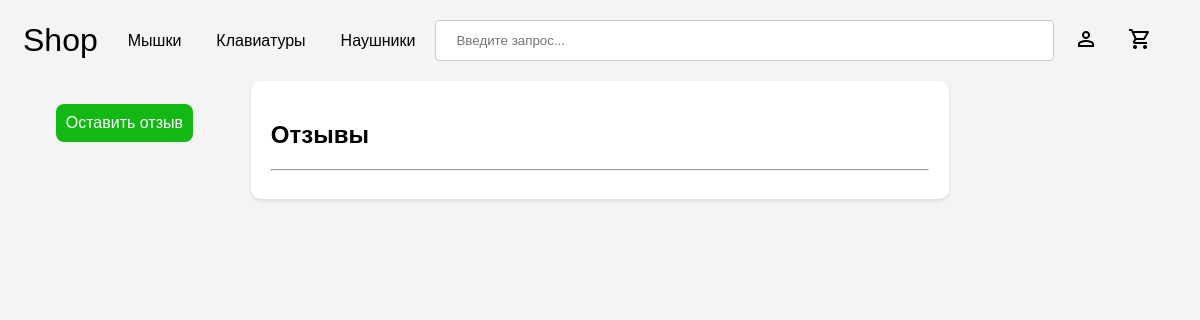
Before: /reviews/42 with the older database file.
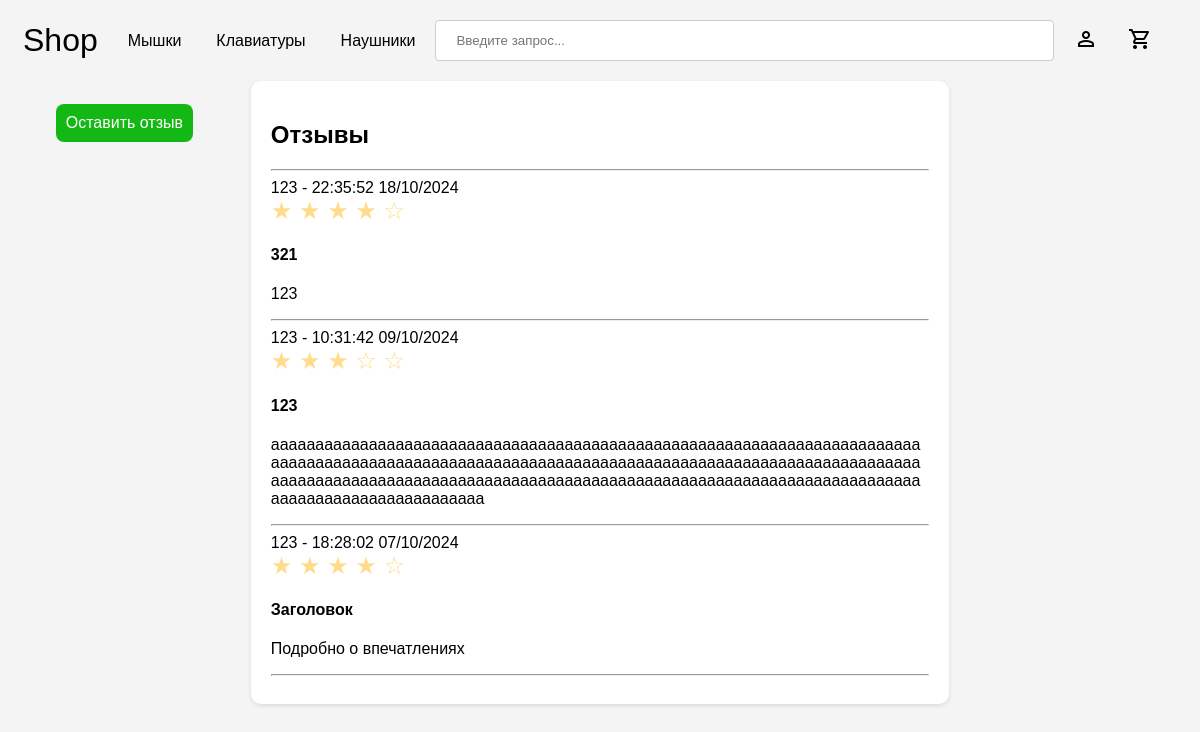
After: the same page with the newer database file.
### base/models.py (models this page shows, shortened)
class Review(models.Model):
    user = models.ForeignKey(User, on_delete = models.CASCADE)
    product = models.ForeignKey(SharedID, on_delete = models.CASCADE, null = True)
    title = models.CharField(max_length=350, null=True)
    rating = models.IntegerField(validators=[MinValueValidator(1), MaxValueValidator(5)], null = True)
    body = models.TextField(null = True, blank = True)
    updated = models.DateTimeField(auto_now = True)
    created = models.DateTimeField(auto_now_add = True)
    class Meta:
        ordering = ['-updated','-created']

class User(AbstractUser):
    email = models.EmailField(null=True, unique=True)
    phone_number = models.CharField(
        max_length=20,
        validators=[phone_regex],
        null = True,
        blank=False
    )
    username = models.CharField(max_length=100, blank = True, null = True)
    USERNAME_FIELD = 'email'
    REQUIRED_FIELDS = []

### base/views.py (the view)
# urls.py: path('reviews/<str:pk>', views.reviews, name='product-reviews'),
def reviews(request, pk):
    elem = SharedID.objects.get(id = pk)
    reviews = elem.review_set.all().order_by('-created')
    context = {'reviews':reviews, "pk":pk}
    return render(request, 'reviews.html', context)

### base/context_processors.py (called while the page is built)
def cart_item_count(request):
    cart_count = 0
    cart = None
    if request.user.is_authenticated:
        cart,_ = Cart.objects.get_or_create(user=request.user, status = '-')
    elif request.session.session_key != None:
        cart,_ = Cart.objects.get_or_create(session_key=request.session.session_key,status = '-')
    if cart:
        cart_products = CartItem.objects.filter(cart=cart)
        if cart_products.exists():
            cart_count = cart_products.aggregate(Sum('quantity'))['quantity__sum']
        else:
            cart_count = 0
    return {'cart_item_count': cart_count}

### templates/reviews.html (shortened to what this page needs)
<!DOCTYPE html>
{% load static %}
<html lang="en">
<head>
  {% load static %}
</head>
<body>
{% include 'navbar.html'%}
<div class="review-page-wrapper">
    <div class="review-button-wrapper">
        {% if request.user.is_staff == False %}
            <a href="{% url 'post-review' pk %}" class="leave-review-button">Оставить отзыв</a>
        {% endif %}
    </div>
    <div class="review-wrapper">
        <div class="review-title">
            <h2>Отзывы</h2>
        </div>
        <hr>
        {% for review in reviews %}
            <div class="review-content">
                <div class="review-header">
                    <div class="review-user">
                        {{ review.user.first_name }} -
                        {{ review.created|date:"H:i:s d/m/Y" }}
                    </div>
                </div>
                <div class="rating">
                    {% for i in '12345'|make_list %}
                        {% if forloop.counter <= review.rating %}
                            <span>★</span>
                        {% else %}
                            <span>☆</span>
                        {% endif %}
                    {% endfor %}
                </div>
                <h4>{{ review.title }}</h4>
                <p class="review-body">{{ review.body }}</p>
                <hr>
            </div>
        {% endfor %}
    </div>
</div>
</body>
</html>

Changed rows visible on the page:
added Review: user.first_name "123", created "22:35:52 18/10/2024", rating 4 (drawn), title "321", body "123"
added Review: user.first_name "123", created "10:31:42 09/10/2024", rating 3 (drawn), title "123", body "aaaaaaaaaaaaaaaaaaaaaaaaaaaaaaaaaaaaaaaaaaaaaaaaaaaaaaaaaaaaaaaaaaaaaaaaaaaaaaaaaaaaaaaaaaaaaaaaaaaaaaaaaaaaaaaaaaaaaaaaaaaaaaaaaaaaaaaaaaaaaaaaaaaaaaaaaaaaaaaaaaaaaaaaaaaaaaaaaaaaaaaaaaaaaaaaaaaaaaaaaaaaaaaaaaaaaaaaaaaaaaaaaaaaaaaaaaaaaaaaaaa"
added Review: user.first_name "123", created "18:28:02 07/10/2024", rating 4 (drawn), title "Заголовок", body "Подробно о впечатлениях"
